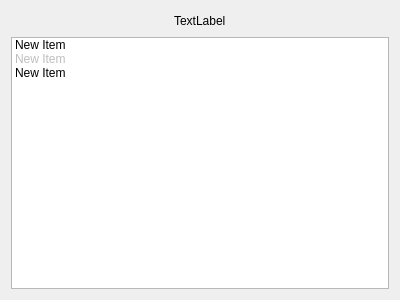
<?xml version="1.0" encoding="UTF-8"?>
<ui version="4.0">
 <class>ExercisesWindow</class>
 <widget class="QDialog" name="ExercisesWindow">
  <property name="geometry">
   <rect>
    <x>0</x>
    <y>0</y>
    <width>400</width>
    <height>300</height>
   </rect>
  </property>
  <property name="windowTitle">
   <string>Dialog</string>
  </property>
  <layout class="QGridLayout" name="gridLayout">
   <item row="0" column="0">
    <layout class="QHBoxLayout" name="horizontalLayout">
     <item>
      <spacer name="horizontalSpacer">
       <property name="orientation">
        <enum>Qt::Horizontal</enum>
       </property>
       <property name="sizeHint" stdset="0">
        <size>
         <width>40</width>
         <height>20</height>
        </size>
       </property>
      </spacer>
     </item>
     <item>
      <widget class="QLabel" name="label">
       <property name="text">
        <string>TextLabel</string>
       </property>
      </widget>
     </item>
     <item>
      <spacer name="horizontalSpacer_2">
       <property name="orientation">
        <enum>Qt::Horizontal</enum>
       </property>
       <property name="sizeHint" stdset="0">
        <size>
         <width>40</width>
         <height>20</height>
        </size>
       </property>
      </spacer>
     </item>
    </layout>
   </item>
   <item row="1" column="0">
    <widget class="QListWidget" name="listWidget">
     <property name="editTriggers">
      <set>QAbstractItemView::EditKeyPressed</set>
     </property>
     <property name="selectionBehavior">
      <enum>QAbstractItemView::SelectRows</enum>
     </property>
     <property name="selectionRectVisible">
      <bool>true</bool>
     </property>
     <item>
      <property name="text">
       <string>New Item</string>
      </property>
     </item>
     <item>
      <property name="text">
       <string>New Item</string>
      </property>
      <property name="flags">
       <set>ItemIsDragEnabled</set>
      </property>
     </item>
     <item>
      <property name="text">
       <string>New Item</string>
      </property>
     </item>
    </widget>
   </item>
  </layout>
 </widget>
 <resources/>
 <connections/>
</ui>
